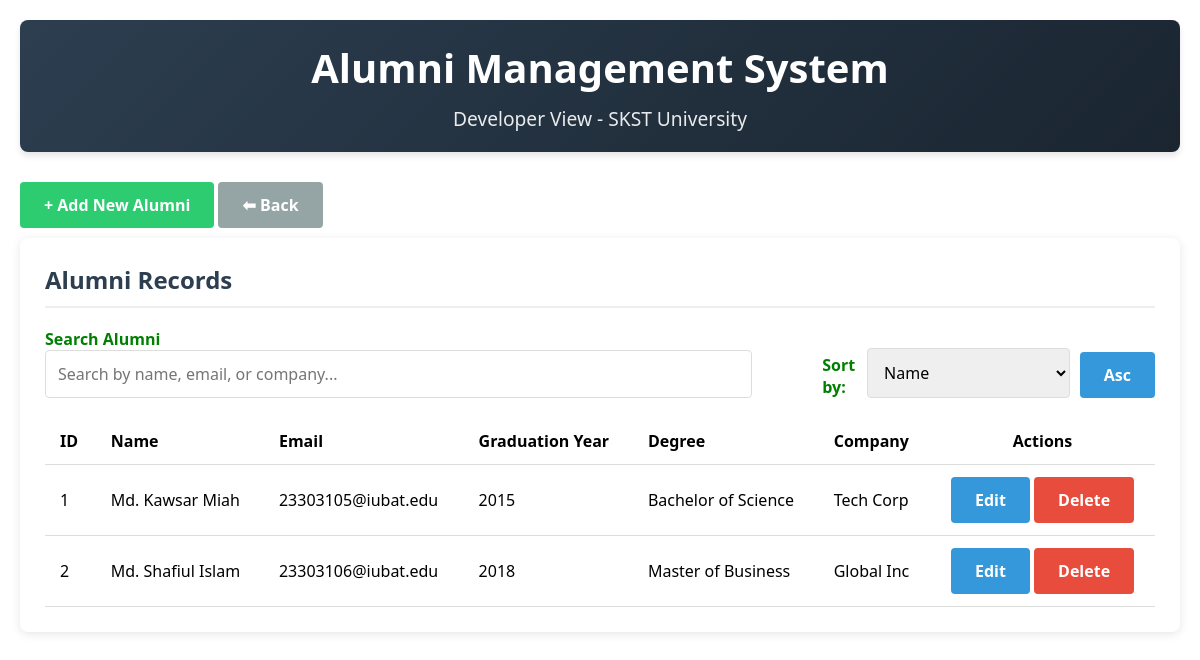
Screenshot of /alumni/dev_alumni.php with the database file from the repository.
### tables this page shows
CREATE TABLE `alumni` (
  `alumni_id` int(11) NOT NULL,
  `name` varchar(100) NOT NULL,
  `email` varchar(100) NOT NULL,
  `password` varchar(255) NOT NULL,
  `graduation_year` int(11) DEFAULT NULL,
  `degree` varchar(100) DEFAULT NULL,
  `major` varchar(100) DEFAULT NULL,
  `current_job` varchar(100) DEFAULT NULL,
  `company` varchar(100) DEFAULT NULL,
  `phone` varchar(20) DEFAULT NULL,
  `address` text DEFAULT NULL,
  `profile_picture` varchar(255) DEFAULT NULL,
  `last_login` datetime DEFAULT NULL,
  `registration_date` datetime DEFAULT current_timestamp(),
  `is_active` tinyint(1) DEFAULT 1
);

### alumni/dev_alumni.php (the view, shortened to what this page needs)
<?php
$host = 'localhost';
$dbname = 'skst_university';
$username = 'root';
$password = '';
try {
    $pdo = new PDO("mysql:host=$host;dbname=$dbname;charset=utf8", $username, $password);
    $pdo->setAttribute(PDO::ATTR_ERRMODE, PDO::ERRMODE_EXCEPTION);
} catch(PDOException $e) {
    die("Connection failed: " . $e->getMessage());
}
$search = $_GET['search'] ?? '';
$sort = $_GET['sort'] ?? 'alumni_id';
$order = $_GET['order'] ?? 'ASC';
$sql = "SELECT * FROM alumni WHERE name LIKE :search OR email LIKE :search OR company LIKE :search ORDER BY $sort $order";
$stmt = $pdo->prepare($sql);
$stmt->execute(['search' => "%$search%"]);
$alumni = $stmt->fetchAll(PDO::FETCH_ASSOC);
?>
<!DOCTYPE html>
<html lang="en">
<head>
</head>
<body>
    <div class="container">
        <header>
            <h1>Alumni Management System</h1>
            <p class="subtitle">Developer View - SKST University</p>
        </header>
<button id="toggleFormBtn" class="btn btn-primary" style="margin-bottom: 10px; background:#2ecc71">+ Add New Alumni</button>
<button class="btn btn-secondary" onclick="history.back()">⬅ Back</button>
        <div class="card">
            <h2 class="card-title">Alumni Records</h2>
            <div class="search-sort">
                <div class="search-box">
                    <form method="GET">
                        <label for="search">Search Alumni</label>
                        <input type="text" id="search" name="search" placeholder="Search by name, email, or company..." value="<?php echo htmlspecialchars($search); ?>">
                    </form>
                </div>
                <div class="sort-options">
    <label for="sort">Sort by:</label>
    <select id="sort" onchange="window.location.href='?search=<?php echo urlencode($search); ?>&sort='+this.value+'&order=<?php echo $order === 'ASC' ? 'DESC' : 'ASC'; ?>'">
        <option value="name" <?php echo $sort === 'name' ? 'selected' : ''; ?>>Name</option>
    </select>
    <button class="btn" onclick="window.location.href='?search=<?php echo urlencode($search); ?>&sort=<?php echo $sort; ?>&order=<?php echo $order === 'ASC' ? 'DESC' : 'ASC'; ?>'">
        <?php echo $order === 'ASC' ? 'Asc' : 'Desc'; ?>
    </button>
</div>
            </div>
            <table>
                <thead>
                    <tr>
                        <th>ID</th>
                        <th>Name</th>
                        <th>Email</th>
                        <th>Graduation Year</th>
                        <th>Degree</th>
                        <th>Company</th>
                        <th style="text-align:center">Actions</th>
                    </tr>
                </thead>
                <tbody>
                    <?php if (count($alumni) > 0): ?>
                        <?php foreach ($alumni as $a): ?>
                            <tr>
                                <td><?php echo $a['alumni_id']; ?></td>
                                <td><?php echo htmlspecialchars($a['name']); ?></td>
                                <td><?php echo htmlspecialchars($a['email']); ?></td>
                                <td><?php echo $a['graduation_year']; ?></td>
                                <td><?php echo htmlspecialchars($a['degree']); ?></td>
                                <td><?php echo htmlspecialchars($a['company']); ?></td>
                                <td class="actions-cell">
                                    <form method="POST">
                                        <button type="submit" class="btn">Edit</button>
                                    </form>
                                    <form method="POST" onsubmit="return confirm('Are you sure you want to delete this record?');">
                                        <button type="submit" class="btn btn-danger">Delete</button>
                                    </form>
                                </td>
                            </tr>
                        <?php endforeach; ?>
                    <?php else: ?>
                        <tr>
                            <td colspan="7" style="text-align: center;">No alumni records found.</td>
                        </tr>
                    <?php endif; ?>
                </tbody>
            </table>
        </div>
    </div>
</body>
</html>

### alumni/dev_alumni.php (style rules this page uses)
* { box-sizing: border-box; margin: 0; padding: 0; font-family: 'Segoe UI', Tahoma, Geneva, Verdana, sans-serif; }
.container { margin: 0 auto; padding: 20px; }
header { background: linear-gradient(135deg, #2c3e50, #1a2530); color: white; padding: 20px 0; text-align: center; border-radius: 8px; margin-bottom: 30px; box-shadow: 0 4px 6px rgba(0, 0, 0, 0.1); }
h1 { font-size: 2.5rem; margin-bottom: 10px; }
.subtitle { font-size: 1.2rem; opacity: 0.9; }
.card { background: white; border-radius: 8px; padding: 25px; margin-bottom: 30px; box-shadow: 0 2px 10px rgba(0, 0, 0, 0.1); }
.card-title { font-size: 1.5rem; margin-bottom: 20px; color: #2c3e50; border-bottom: 2px solid #eee; padding-bottom: 10px; }
input, select, textarea { width: 100%; padding: 12px; border: 1px solid #ddd; border-radius: 4px; font-size: 16px; transition: border 0.3s; }
.btn { display: inline-block; padding: 12px 24px; background: #3498db; color: white; border: none; border-radius: 4px; cursor: pointer; font-size: 16px; font-weight: 600; transition: background 0.3s; }
.btn-danger { background: #e74c3c; }
.btn-secondary { background: #95a5a6; }
.search-sort { display: flex; justify-content: space-between; margin-bottom: 20px; flex-wrap: wrap; column-gap: 50px; }
.search-box { flex: 1; min-width: 300px; margin-right: 20px; }
.sort-options { display: flex; align-items:self-end; gap: 10px; margin-top: 10px; }
label { color: green; font-weight: bold; }
table { width: 100%; border-collapse: collapse; margin-top: 20px; }
th, td { padding: 12px 15px; text-align: left; border-bottom: 1px solid #ddd; }
th { font-weight: 600; color: black; cursor: pointer; }
.actions-cell { white-space: nowrap; text-align: center; }
.actions-cell form { display: inline-block; }

### rows the page displays
alumni: alumni_id "1", name "Md. Kawsar Miah", email "23303105@iubat.edu", graduation_year "2015", degree "Bachelor of Science", company "Tech Corp"
alumni: alumni_id "2", name "Md. Shafiul Islam", email "23303106@iubat.edu", graduation_year "2018", degree "Master of Business", company "Global Inc"
